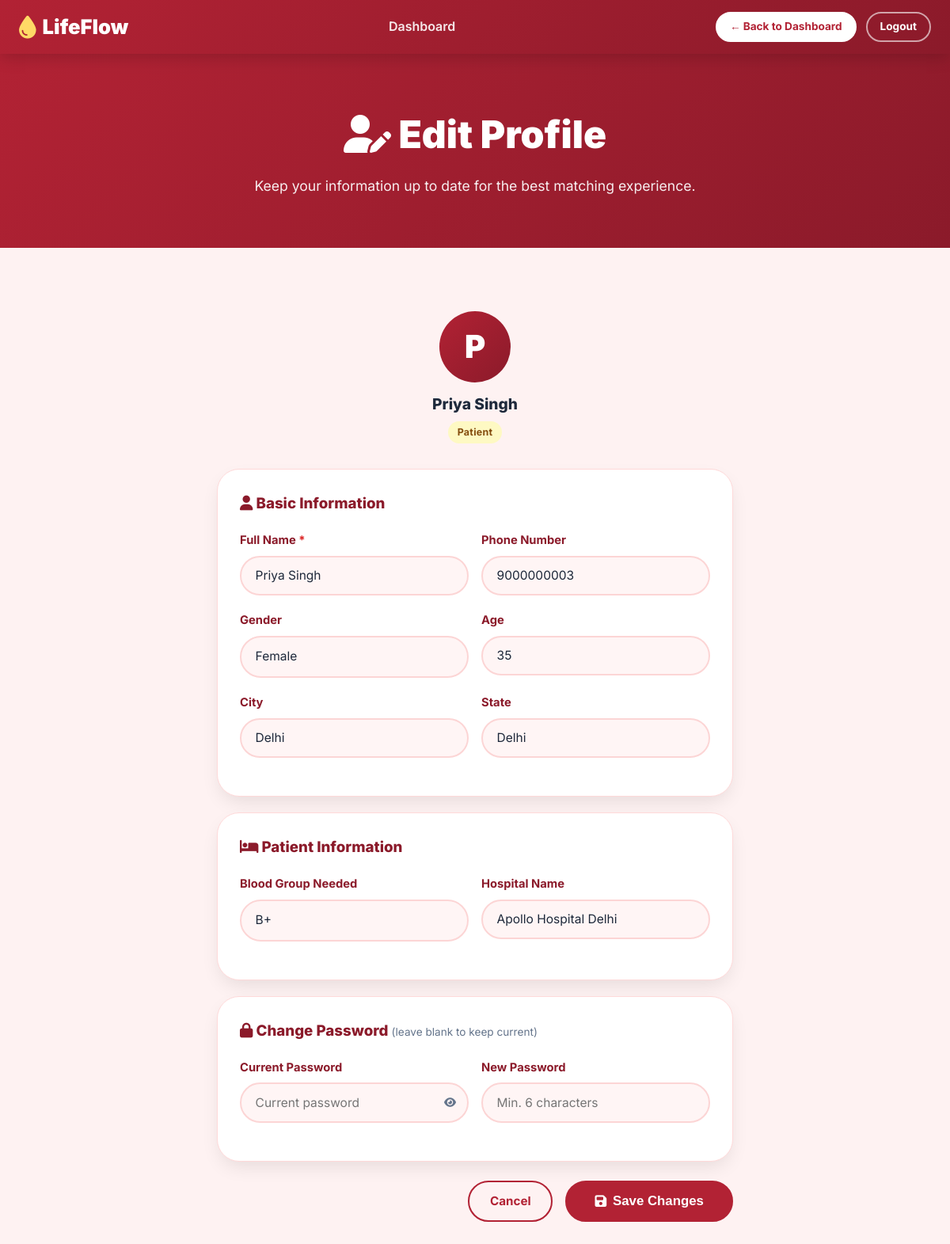
Page /php/edit_profile.php (signed in) on the committed database.
### tables this page shows
CREATE TABLE IF NOT EXISTS users (
    id            INT AUTO_INCREMENT PRIMARY KEY,
    full_name     VARCHAR(255)  NOT NULL,
    email         VARCHAR(255)  NOT NULL UNIQUE,
    phone         VARCHAR(30)   DEFAULT NULL,
    password_hash VARCHAR(255)  NOT NULL,
    role          ENUM('donor','patient','hospital','admin') NOT NULL DEFAULT 'donor',
    gender        ENUM('male','female','other') DEFAULT NULL,
    age           TINYINT UNSIGNED DEFAULT NULL,
    city          VARCHAR(100)  DEFAULT NULL,
    state         VARCHAR(100)  DEFAULT NULL,
    status        ENUM('active','inactive','suspended') NOT NULL DEFAULT 'active',
    created_at    TIMESTAMP NOT NULL DEFAULT CURRENT_TIMESTAMP,
    updated_at    TIMESTAMP NOT NULL DEFAULT CURRENT_TIMESTAMP ON UPDATE CURRENT_TIMESTAMP
);

CREATE TABLE IF NOT EXISTS patient_profiles (
    id                 INT AUTO_INCREMENT PRIMARY KEY,
    user_id            INT NOT NULL UNIQUE,
    blood_group_needed ENUM('A+','A-','B+','B-','O+','O-','AB+','AB-') NOT NULL,
    hospital_name      VARCHAR(255) DEFAULT NULL,
    FOREIGN KEY (user_id) REFERENCES users(id) ON DELETE CASCADE
);

### db_connect.php (called while the page is built, shortened)
<?php
function h(mixed $v): string {
    return htmlspecialchars((string)$v, ENT_QUOTES, 'UTF-8');
}

### php/edit_profile.php (the view, shortened to what this page needs)
<?php
require_once __DIR__ . '/../db_connect.php';
$userId = (int)$_SESSION['user_id'];
$stmt = $pdo->prepare("SELECT * FROM users WHERE id = ?");
$stmt->execute([$userId]);
$user = $stmt->fetch();
$role = $user['role'];
$roleData = [];
if ($role === 'donor') {
    $s = $pdo->prepare("SELECT * FROM donor_profiles WHERE user_id = ?");
    $s->execute([$userId]); $roleData = $s->fetch() ?: [];
} elseif ($role === 'patient') {
    $s = $pdo->prepare("SELECT * FROM patient_profiles WHERE user_id = ?");
    $s->execute([$userId]); $roleData = $s->fetch() ?: [];
} elseif ($role === 'hospital') {
    $s = $pdo->prepare("SELECT * FROM hospital_profiles WHERE user_id = ?");
    $s->execute([$userId]); $roleData = $s->fetch() ?: [];
}
$bgs = ['A+','A-','B+','B-','O+','O-','AB+','AB-'];
?>
<!DOCTYPE html>
<html lang="en">
<head>
    <link rel="stylesheet" href="../css/style.css">
    <link rel="stylesheet" href="https://cdnjs.cloudflare.com/ajax/libs/font-awesome/6.5.0/css/all.min.css">
</head>
<body>
<nav class="navbar">
    <div class="nav-inner">
        <a class="logo" href="index.php"><i class="fa-solid fa-droplet"></i> LifeFlow</a>
        <ul class="nav-links">
            <li><a href="dashboard.php">Dashboard</a></li>
        </ul>
        <div class="nav-actions">
            <a href="dashboard.php" class="btn btn-white btn-sm">← Back to Dashboard</a>
            <a href="logout.php" class="btn btn-outline btn-sm" style="color:#fff;border-color:rgba(255,255,255,.6)">Logout</a>
        </div>
    </div>
</nav>
<div class="page-header">
    <h1><i class="fa-solid fa-user-pen"></i> Edit Profile</h1>
    <p>Keep your information up to date for the best matching experience.</p>
</div>
<div class="section">
<div class="container" style="max-width:700px">
    <div style="text-align:center;margin-bottom:2rem">
        <div style="width:90px;height:90px;border-radius:50%;background:linear-gradient(135deg,#b22234,#8b1a2a);display:flex;align-items:center;justify-content:center;margin:0 auto;font-size:2.5rem;color:#fff;font-weight:900">
            <?= strtoupper(substr($user['full_name'], 0, 1)) ?>
        </div>
        <div style="margin-top:.75rem;font-weight:800;color:#1e293b;font-size:1.2rem"><?= h($user['full_name']) ?></div>
        <div><span class="badge badge-<?= ['donor'=>'normal','patient'=>'medium','hospital'=>'accepted','admin'=>'crit-inv'][$role] ?? 'normal' ?>" style="margin-top:.4rem"><?= ucfirst(h($role)) ?></span></div>
    </div>
    <form method="POST" action="edit_profile.php">
        <div class="card"><div class="card-body">
            <h3 style="color:#8b1a2a;font-weight:800;margin-bottom:1.25rem"><i class="fa-solid fa-user"></i> Basic Information</h3>
            <div class="form-row">
                <div class="form-group">
                    <label>Full Name <span>*</span></label>
                    <input type="text" name="full_name" class="form-control" value="<?= h($user['full_name']) ?>" required>
                </div>
                <div class="form-group">
                    <label>Phone Number</label>
                    <input type="tel" name="phone" class="form-control" value="<?= h($user['phone'] ?? '') ?>">
                </div>
            </div>
            <div class="form-row">
                <div class="form-group">
                    <label>Gender</label>
                    <select name="gender" class="form-control form-select">
                        <?php foreach(['male'=>'Male','female'=>'Female','other'=>'Other'] as $v=>$l): ?>
                        <option value="<?= $v ?>" <?= $user['gender']===$v?'selected':'' ?>><?= $l ?></option>
                        <?php endforeach; ?>
                    </select>
                </div>
                <div class="form-group">
                    <label>Age</label>
                    <input type="number" name="age" class="form-control" value="<?= h($user['age'] ?? '') ?>" min="16" max="65">
                </div>
            </div>
            <div class="form-row">
                <div class="form-group">
                    <label>City</label>
                    <input type="text" name="city" class="form-control" value="<?= h($user['city'] ?? '') ?>">
                </div>
                <div class="form-group">
                    <label>State</label>
                    <input type="text" name="state" class="form-control" value="<?= h($user['state'] ?? '') ?>">
                </div>
            </div>
        </div></div>
        <?php if ($role === 'donor' && $roleData): ?>
        <div class="card" style="margin-top:1.25rem"><div class="card-body">
            <h3 style="color:#8b1a2a;font-weight:800;margin-bottom:1.25rem"><i class="fa-solid fa-heart-pulse"></i> Donor Information</h3>
            <div class="form-row">
                <div class="form-group">
                    <label>Blood Group</label>
                    <select name="blood_group" class="form-control form-select">
                        <?php foreach($bgs as $bg): ?>
                        <option value="<?= $bg ?>" <?= ($roleData['blood_group'] ?? '') === $bg ? 'selected' : '' ?>><?= $bg ?></option>
                        <?php endforeach; ?>
                    </select>
                </div>
                <div class="form-group">
                    <label>Availability Status</label>
                    <select name="availability_status" class="form-control form-select">
                        <?php foreach(['available'=>'Available','unavailable'=>'Unavailable','temporarily_unavailable'=>'Temporarily Unavailable'] as $v=>$l): ?>
                        <option value="<?= $v ?>" <?= ($roleData['availability_status'] ?? '') === $v ? 'selected' : '' ?>><?= $l ?></option>
                        <?php endforeach; ?>
                    </select>
                </div>
            </div>
        </div></div>
        <?php elseif ($role === 'patient' && $roleData): ?>
        <div class="card" style="margin-top:1.25rem"><div class="card-body">
            <h3 style="color:#8b1a2a;font-weight:800;margin-bottom:1.25rem"><i class="fa-solid fa-bed"></i> Patient Information</h3>
            <div class="form-row">
                <div class="form-group">
                    <label>Blood Group Needed</label>
                    <select name="blood_group_needed" class="form-control form-select">
                        <?php foreach($bgs as $bg): ?>
                        <option value="<?= $bg ?>" <?= ($roleData['blood_group_needed'] ?? '') === $bg ? 'selected' : '' ?>><?= $bg ?></option>
                        <?php endforeach; ?>
                    </select>
                </div>
                <div class="form-group">
                    <label>Hospital Name</label>
                    <input type="text" name="hospital_name" class="form-control" value="<?= h($roleData['hospital_name'] ?? '') ?>">
                </div>
            </div>
        </div></div>
        <?php endif; ?>
        <div class="card" style="margin-top:1.25rem"><div class="card-body">
            <h3 style="color:#8b1a2a;font-weight:800;margin-bottom:1.25rem"><i class="fa-solid fa-lock"></i> Change Password <small style="font-weight:400;color:#64748b;font-size:.85rem">(leave blank to keep current)</small></h3>
            <div class="form-row">
                <div class="form-group">
                    <label>Current Password</label>
                    <div style="position:relative">
                        <input type="password" name="current_password" class="form-control" placeholder="Current password" style="padding-right:3rem">
                        <button type="button" class="password-toggle" style="position:absolute;right:1rem;top:50%;transform:translateY(-50%);background:none;border:none;cursor:pointer;color:#64748b"><i class="fa-solid fa-eye"></i></button>
                    </div>
                </div>
                <div class="form-group">
                    <label>New Password</label>
                    <input type="password" name="new_password" class="form-control" placeholder="Min. 6 characters">
                </div>
            </div>
        </div></div>
        <div style="display:flex;gap:1rem;justify-content:flex-end;margin-top:1.5rem">
            <a href="dashboard.php" class="btn btn-outline">Cancel</a>
            <button type="submit" class="btn btn-primary btn-lg">
                <i class="fa-solid fa-save"></i> Save Changes
            </button>
        </div>
    </form>
</div>
</div>
</body>
</html>

### css/style.css (style rules this page uses)
*, *::before, *::after { margin: 0; padding: 0; box-sizing: border-box; }
:root { --primary: #b22234; --primary-dark: #8b1a2a; --primary-light: #d45c6c; --accent: #ffd966; --dark: #1e293b; --gray: #64748b; --light-gray: #f1f5f9; --white: #ffffff; --bg: #fef2f2; --card-border: #ffd9d9; --shadow: 0 10px 25px -5px rgba(0,0,0,.10); --shadow-hover: 0 20px 30px -10px rgba(178,34,52,.28); --radius: 28px; --radius-sm: 16px; --transition: all .3s ease; --success: #15803d; --danger: #dc2626; }
html { scroll-behavior: smooth; }
body { font-family: 'Inter', system-ui, sans-serif; background: var(--bg); color: var(--dark); line-height: 1.6; overflow-x: hidden; }
a { color: inherit; text-decoration: none; }
.container { max-width: 1280px; margin: 0 auto; padding: 0 1.5rem; }
.btn { display: inline-flex; align-items: center; justify-content: center; gap: .5rem; padding: .65rem 1.6rem; border-radius: 999px; font-weight: 700; font-size: .95rem; border: 2px solid transparent; cursor: pointer; transition: var(--transition); white-space: nowrap; }
.btn-primary { background: var(--primary); color: #fff; border-color: var(--primary); }
.btn-outline { background: transparent; color: var(--primary); border-color: var(--primary); }
.btn-white { background: #fff; color: var(--primary); border-color: #fff; }
.btn-sm { padding: .4rem 1rem; font-size: .85rem; }
.btn-lg { padding: .9rem 2.2rem; font-size: 1.05rem; }
.badge { display: inline-block; padding: .25rem .75rem; border-radius: 999px; font-size: .78rem; font-weight: 700; letter-spacing: .02em; }
.badge-medium { background: #fef9c3; color: #854d0e; }
.navbar { background: linear-gradient(135deg, var(--primary) 0%, var(--primary-dark) 100%); position: sticky; top: 0; z-index: 1000; box-shadow: 0 4px 20px rgba(0,0,0,.18); }
.nav-inner { display: flex; align-items: center; justify-content: space-between; gap: 1rem; padding: .85rem 1.5rem; max-width: 1280px; margin: 0 auto; }
.logo { display: flex; align-items: center; gap: .5rem; font-size: 1.6rem; font-weight: 900; color: #fff; }
.logo i { color: var(--accent); font-size: 1.8rem; }
.nav-links { display: flex; gap: 1.5rem; list-style: none; align-items: center; }
.nav-links a { color: rgba(255,255,255,.9); font-weight: 600; transition: var(--transition); padding: .3rem .5rem; border-radius: 8px; position: relative; }
.nav-actions { display: flex; gap: .75rem; align-items: center; }
.section { padding: 5rem 0; }
.card { background: #fff; border: 1px solid var(--card-border); border-radius: var(--radius); box-shadow: var(--shadow); transition: var(--transition); }
.card-body { padding: 1.75rem; }
.form-group { margin-bottom: 1.25rem; }
.form-group label { display: block; margin-bottom: .45rem; font-weight: 700; color: var(--primary-dark); font-size: .92rem; }
.form-group label span { color: var(--danger); }
.form-control { width: 100%; padding: .85rem 1.1rem; border: 2px solid #fcd5d5; border-radius: 999px; font-size: .97rem; background: #fff5f5; transition: var(--transition); font-family: inherit; color: var(--dark); }
.form-row { display: grid; grid-template-columns: 1fr 1fr; gap: 1rem; }
.form-select { appearance: none; cursor: pointer; }
.page-header { background: linear-gradient(135deg, var(--primary), var(--primary-dark)); color: #fff; text-align: center; padding: 4rem 1.5rem; margin-bottom: 0; }
.page-header h1 { font-size: clamp(2rem, 5vw, 3rem); font-weight: 900; margin-bottom: .75rem; }
.page-header p { font-size: 1.1rem; opacity: .92; max-width: 600px; margin: 0 auto; }

### rows in the picture
users: full_name "P", full_name "Priya Singh", role "Patient", phone "9000000003", gender "Female", age "35", city "Delhi", state "Delhi"
patient_profiles: blood_group_needed "B+", hospital_name "Apollo Hospital Delhi"
